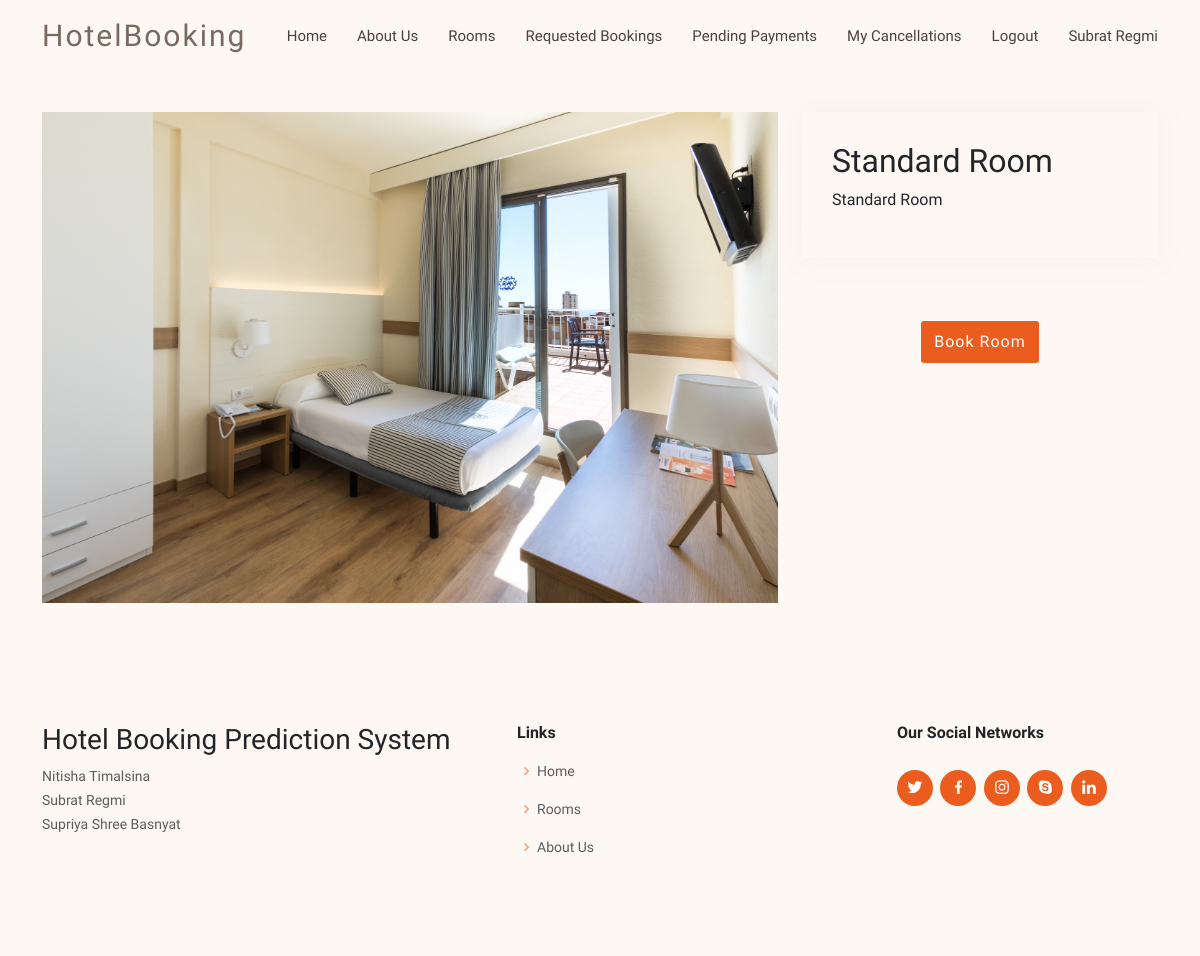
Before: /room/1 (signed in) with the older database file.
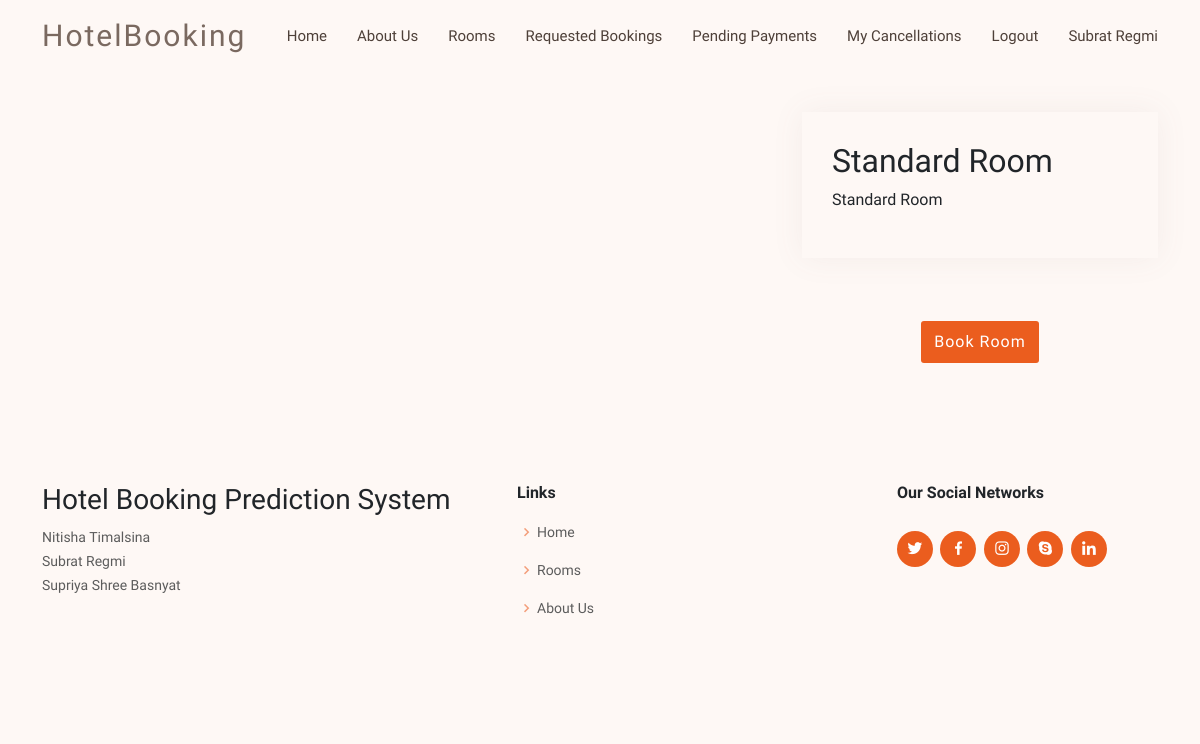
After: the same page with the newer database file.
### shared/models.py (models this page shows, shortened)
class Room(models.Model):
    name = models.CharField(max_length=50)
    price = models.DecimalField(max_digits=5, default = 0, decimal_places=2)
    description = models.CharField(max_length=250, blank = True, null = True)
    image = models.ImageField(upload_to = 'uploads/rooms', null=True)
    max_capacity = models.PositiveIntegerField(null = True)

### customer/views.py (the view)
# urls.py: path('room/<int:pk>', views.room, name = 'room'),
@login_required(login_url="login_user")
def room(request, pk):
    room = Room.objects.get(id=pk)
    return render(request, 'customer/room.html', {'room':room})

### customer/templates/customer/room.html
{% extends "customer/base.html" %}
{% block content %}
  <section id="portfolio-details" class="portfolio-details">
    <div class="container">
      <div class="row gy-4">
        <div class="col-lg-8">
            <div class="portfolio-details-slider">
              <div class="wrapper align-items-center">
                <div class="slide">
                  <img src="{{room.image.url}}" alt="">
                </div>
              </div>
            </div>
          </div>
        <div class="col-lg-4">
          <div class="portfolio-info">
            <h2>{{room.name}}</h2>
            <p>
              {{room.description}}
            </p>
          </div>
          <br/><br/>
          <a href = "{% url "booking_form" room.id  %}" class = "col-4 offset-4 btn btn-get-started scrollto">Book Room</a>
        </div>
      </div>
    </section>
{% endblock content %}

Changed rows visible on the page:
changed Room "Standard Room": image: picture removed
